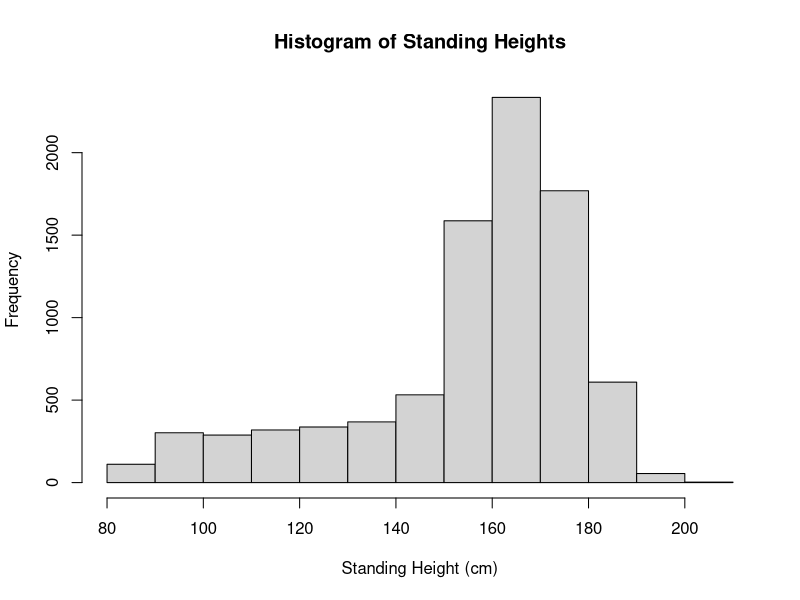

The R source for this figure:
## ---- chunk 1
bmxData <- read.delim("bmx.tsv")

hist(bmxData$BMXHT, main = "Histogram of Standing Heights", xlab = "Standing Height (cm)", ylab = "Frequency")

## ---- chunk 2
mendelData <- read.delim("mendel.tab")

## ---- chunk 3

getExp <- function(proportion, n) {
  expected <- proportion*n
  return (expected)
}

calChi <- function(observed, expected) {
  result <- ((observed - expected)^2)/expected
  return (result)
}



mainCalc <- function(tasknum) {
  n <- mendelData[tasknum, "F2.counts.1st.phenotype"] + mendelData[4, "F2.counts.2nd.phenotype"]
  
  observed1 <- mendelData[tasknum, "F2.counts.1st.phenotype"]
  expected1 <- getExp(0.5, n)
  chi1 <- calChi(observed1, expected1)

  observed2 <- mendelData[tasknum, "F2.counts.2nd.phenotype"]
  expected2 <- getExp(0.5, n)
  chi2 <- calChi(observed2, expected2)
  return (chi1 + chi2)
}

## ---- chunk 4

chiSum1 <- mainCalc(1)
chiSum1

pchisq(chiSum1, 1)
## ---- chunk 5

chiSum2 <- mainCalc(2)
chiSum2

pchisq(chiSum2, 1)
## ---- chunk 6

chiSum3 <- mainCalc(3)
chiSum3

pchisq(chiSum3, 1)
## ---- chunk 7


chiSum4 <- mainCalc(4)
chiSum4

pchisq(chiSum4, 1)
## ---- chunk 8

chiSum5 <- mainCalc(5)
chiSum5

pchisq(chiSum5, 1)
## ---- chunk 9

chiSum6 <- mainCalc(6)
chiSum6

pchisq(chiSum6, 1)
## ---- chunk 10
chiSum7 <- mainCalc(7)
chiSum7

pchisq(chiSum7, 1)

## ---- chunk 11

getExp <- function(proportion, n) {
  expected <- proportion*n
  return (expected)
}

calChi <- function(observed, expected) {
  result <- ((observed - expected)^2)/expected
  return (result)
}



mainCalc <- function(tasknum) {
  n <- mendelData[tasknum, "F2.counts.1st.phenotype"] + mendelData[4, "F2.counts.2nd.phenotype"]
  
  observed1 <- mendelData[tasknum, "F2.counts.1st.phenotype"]
  expected1 <- getExp(0.75, n)
  chi1 <- calChi(observed1, expected1)

  observed2 <- mendelData[tasknum, "F2.counts.2nd.phenotype"]
  expected2 <- getExp(0.25, n)
  chi2 <- calChi(observed2, expected2)
  return (chi1 + chi2)
}

## ---- chunk 12

chiSum1 <- mainCalc(1)
chiSum1

pchisq(chiSum1, 1)

## ---- chunk 13

chiSum2 <- mainCalc(2)
chiSum2

pchisq(chiSum2, 1)
## ---- chunk 14

chiSum3 <- mainCalc(3)
chiSum3

pchisq(chiSum3, 1)
## ---- chunk 15


chiSum4 <- mainCalc(4)
chiSum4

pchisq(chiSum4, 1)
## ---- chunk 16

chiSum5 <- mainCalc(5)
chiSum5

pchisq(chiSum5, 1)
## ---- chunk 17

chiSum6 <- mainCalc(6)
chiSum6

pchisq(chiSum6, 1)
## ---- chunk 18
chiSum7 <- mainCalc(7)
chiSum7

pchisq(chiSum7, 1)
## ---- chunk 19
(1/16)^10
## ---- chunk 20
(1/16)^10
## ---- chunk 21
bData <- read.delim("bateson.tab", header = FALSE)

## ---- chunk 22
calChi <- function(observed, expected) {
  result <- ((observed - expected)^2)/expected
  return (result)
}

n <- sum(bData[,2])

purple <- bData[1,2] + bData[3,2]
long <- bData[1,2] + bData[1,2]
red <- bData[2,2] + bData[4,2]
round <- bData[2,2] + bData[4,2]

PL <- (purple*long)/n
pL <- (red*long)/n
Pr <- (purple*round)/n
pr <- (red*round)/n

chisquareSum <- calChi(bData[1,2], PL) + calChi(bData[2,2], pL) + calChi(bData[3,2], Pr) + calChi(bData[4,2], pr)

chisquareSum

